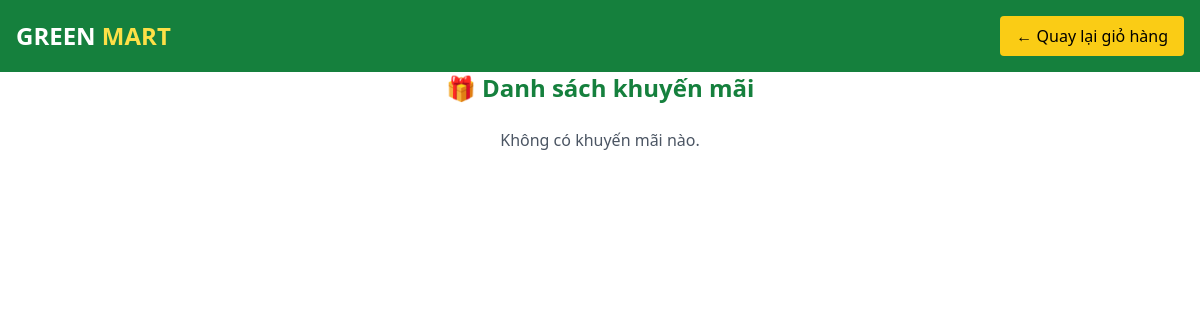
The app's page /promotions/ (signed in), older data.
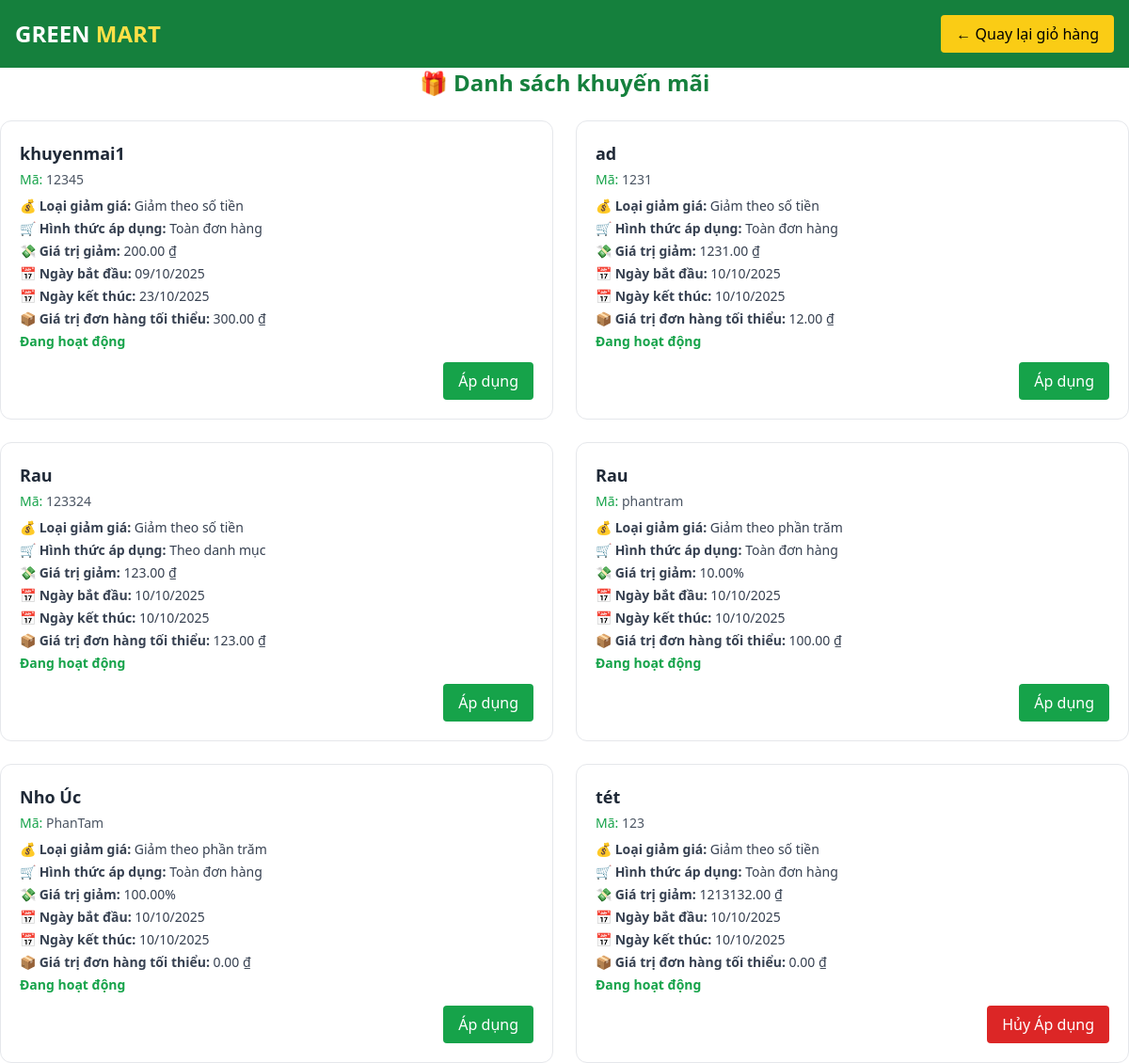
The same page, newer data.
### app/models.py (models this page shows, shortened)
class Promotion(models.Model):
    DISCOUNT_TYPE_CHOICES = [
        ('money', 'Giảm theo số tiền'),
        ('percent', 'Giảm theo phần trăm'),
    ]
    APPLY_TYPE_CHOICES = [
        ('product', 'Theo sản phẩm'),
        ('category', 'Theo danh mục'),
        ('order', 'Toàn đơn hàng'),
    ]
    user = models.ForeignKey(User, on_delete=models.CASCADE, blank=True, null=True, related_name="promotions")
    name = models.CharField(max_length=100)
    code = models.CharField(max_length=20, unique=True)
    discount_type = models.CharField(max_length=10, choices=DISCOUNT_TYPE_CHOICES)
    discount_value = models.DecimalField(max_digits=100000000, decimal_places=2)
    apply_type = models.CharField(max_length=10, choices=APPLY_TYPE_CHOICES, default='order')
    products = models.ManyToManyField('Product', blank=True)
    categories = models.ManyToManyField('Category', blank=True)
    start_date = models.DateTimeField(auto_now_add=True)
    end_date = models.DateTimeField()
    is_active = models.BooleanField(default=True)
    min_order_value = models.DecimalField(max_digits=10, decimal_places=2, default=0)

### app/views.py (the view)
# urls.py: path('promotions/', views.promotion_list, name='promotion_list'),
def promotion_list(request):
    promotions = Promotion.objects.filter(is_active=True)
    order = get_cart(request)
    return render(request, 'promotions_list.html', {
        'promotions': promotions,
        'order': order,
    })

### app/views.py (called while the page is built, shortened)
def get_cart(request):
    if request.user.is_authenticated:
        order, _ = Order.objects.get_or_create(
            customer=request.user,
            complete=False,
        )
    return order

### app/templates/promotions_list.html (shortened to what this page needs)
<!DOCTYPE html>
<html lang="en">
<head>
    <script src="https://cdn.tailwindcss.com"></script>
</head>
<header class="bg-green-700 text-white p-4 flex justify-between items-center">
    <a href="{% url 'home' %}" class="text-2xl font-bold">GREEN <span class="text-yellow-300">MART</span></a>
    <a href="{% url 'cart' %}" class="bg-yellow-400 text-black px-4 py-2 rounded hover:bg-yellow-300">
      ← Quay lại giỏ hàng
    </a>
  </header>
<body>
    <h2 class="text-2xl font-bold text-green-700 mb-6 text-center">🎁 Danh sách khuyến mãi</h2>
{% if promotions %}
<div class="grid md:grid-cols-2 gap-6">
      {% for promo in promotions %}
        <div class="border border-gray-200 rounded-xl p-5 hover:shadow-md transition">
          <h3 class="text-lg font-semibold text-gray-800 mb-1">{{ promo.name }}</h3>
          <p class="text-sm text-gray-600 mb-2">
            <span class="font-medium text-green-600">Mã:</span> {{ promo.code }}
          </p>
          <ul class="text-sm text-gray-700 space-y-1">
            <li>💰 <span class="font-semibold">Loại giảm giá:</span> {{ promo.get_discount_type_display }}</li>
            <li>🛒 <span class="font-semibold">Hình thức áp dụng:</span> {{ promo.get_apply_type_display }}</li>
            <li>💸 <span class="font-semibold">Giá trị giảm:</span>
              {% if promo.discount_type == 'percent' %}
                {{ promo.discount_value }}%
              {% else %}
                {{ promo.discount_value }} ₫
              {% endif %}
            </li>
            <li>📅 <span class="font-semibold">Ngày bắt đầu:</span> {{ promo.start_date|date:"d/m/Y" }}</li>
            <li>📅 <span class="font-semibold">Ngày kết thúc:</span> {{ promo.end_date|date:"d/m/Y" }}</li>
            <li>📦 <span class="font-semibold">Giá trị đơn hàng tối thiểu:</span> {{ promo.min_order_value }} ₫</li>
            <li>
              {% if promo.is_active %}
                <span class="text-green-600 font-semibold">Đang hoạt động</span>
              {% else %}
                <span class="text-red-500 font-semibold">Hết hạn</span>
              {% endif %}
            </li>
          </ul>
          <div class="mt-3 text-right">
          {% if order.promotion and order.promotion.id == promo.id %}
            <form method="post" action="{% url 'cancel_promotion' promo.id %}" class="mt-3">
              <button type="submit" class="bg-red-600 text-white px-4 py-2 rounded hover:bg-green-500">
                Hủy Áp dụng
              </button>
            </form>
            {% else %}
            <form method="post" action="{% url 'use_promotion' promo.id %}" class="mt-3">
              <button type="submit" class="bg-green-600 text-white px-4 py-2 rounded hover:bg-green-500">
                Áp dụng
              </button>
            </form>
          {% endif %}
          </div>
        </div>
      {% endfor %}
    </div>
  {% else %}
    <p class="text-gray-600 text-center">Không có khuyến mãi nào.</p>
  {% endif %}
</body>
</html>

Row changes from the older to the newer data that the page shows:
added Promotion: name "khuyenmai1", code "12345", discount_type "Giảm theo số tiền", apply_type "Toàn đơn hàng", discount_value "200.00", start_date "09/10/2025", end_date "23/10/2025", min_order_value "300.00", is_active "Đang hoạt động", shows "Áp dụng"
added Promotion: name "ad", code "1231", discount_type "Giảm theo số tiền", apply_type "Toàn đơn hàng", discount_value "1231.00", start_date "10/10/2025", end_date "10/10/2025", min_order_value "12.00", is_active "Đang hoạt động", shows "Áp dụng"
added Promotion: name "Rau", code "123324", discount_type "Giảm theo số tiền", apply_type "Theo danh mục", discount_value "123.00", start_date "10/10/2025", end_date "10/10/2025", min_order_value "123.00", is_active "Đang hoạt động", shows "Áp dụng"
added Promotion: name "Rau", code "phantram", discount_type "Giảm theo phần trăm", apply_type "Toàn đơn hàng", discount_value "10.00", start_date "10/10/2025", end_date "10/10/2025", min_order_value "100.00", is_active "Đang hoạt động", shows "Áp dụng"
added Promotion: name "Nho Úc", code "PhanTam", discount_type "Giảm theo phần trăm", apply_type "Toàn đơn hàng", discount_value "100.00", start_date "10/10/2025", end_date "10/10/2025", min_order_value "0.00", is_active "Đang hoạt động", shows "Áp dụng"
added Promotion: name "tét", code "123", discount_type "Giảm theo số tiền", apply_type "Toàn đơn hàng", discount_value "1213132.00", start_date "10/10/2025", end_date "10/10/2025", min_order_value "0.00", is_active "Đang hoạt động", shows "Hủy Áp dụng"
Text that changed along with them:
text no longer shown: "Không có khuyến mãi nào."
